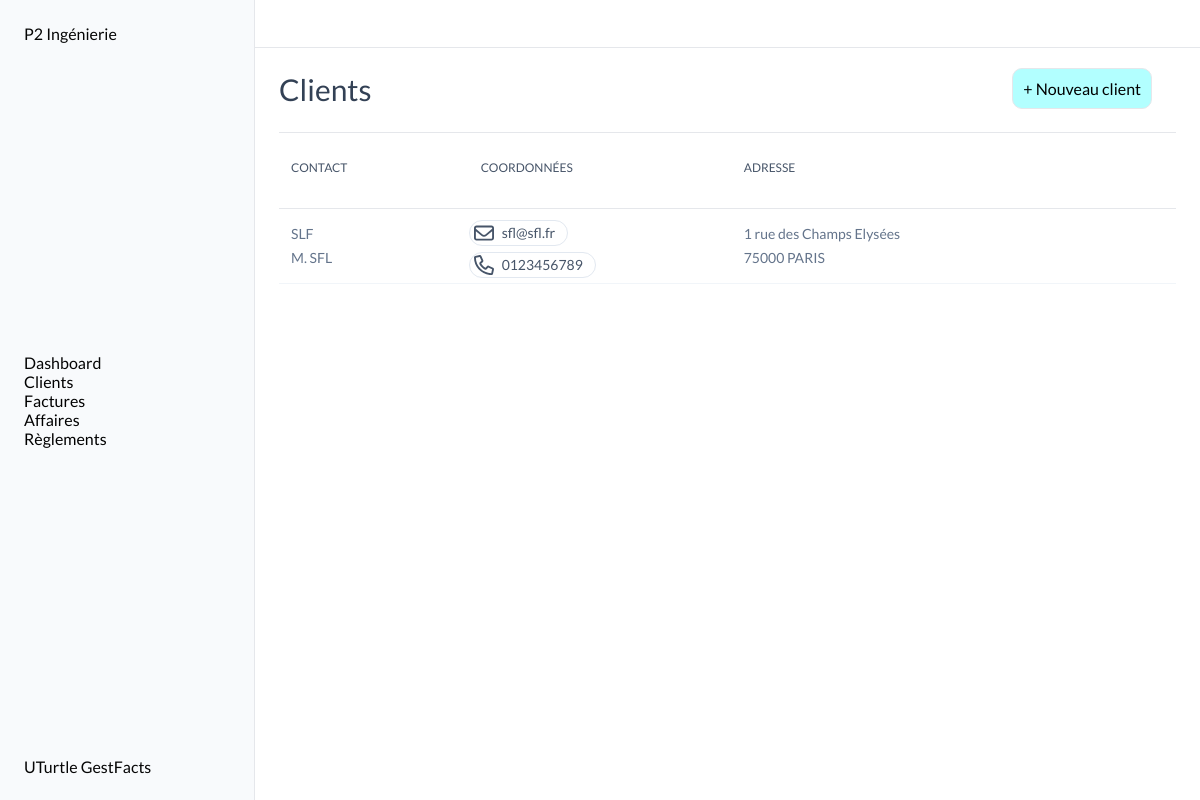
The page /clients/ on the database as committed earlier.
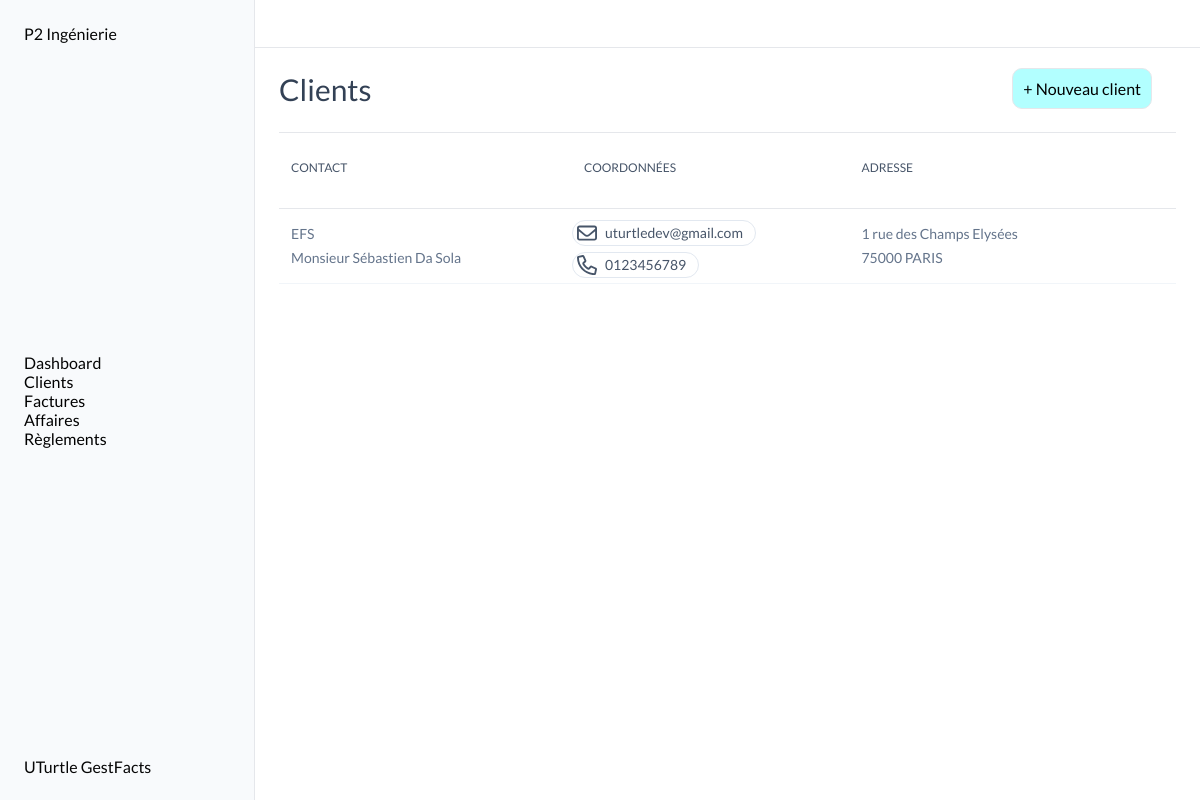
The same page on the database as committed later.
### clients/models.py (models this page shows, shortened)
class Client(models.Model):
    entity_name = models.CharField(max_length=100)
    address = models.CharField(max_length=200, blank=True, null=True)
    zip_code = models.CharField(max_length=5, blank=True, null=True)
    city = models.CharField(max_length=100, blank=True, null=True)
    contact = models.CharField(max_length=100, blank=True, null=True)
    phone_number = models.CharField(max_length=10, blank=True, null=True)
    email = models.EmailField(blank=True, null=True)
    class Meta:
        verbose_name = "Client"
        verbose_name_plural = "Clients"

### clients/views.py (the view)
# urls.py: path('', clients , name="clients"),
def clients(request):
    clients = Client.objects.all()
    sorted_clients = sorted(clients, key=lambda client: client.entity_name.lower())
    return render(request, 'pages/clients/clients.html', context={'clients': sorted_clients})

### templates/pages/clients/clients.html (shortened to what this page needs)
{% extends "base.html" %}
{% block content %}
<div class="title">
    <H2>Clients</H2>
    <div class="title_btn">
        <div class="new"><a href="{% url "clients:create" %}">+ Nouveau client</a></div>
    </div>
</div>
<section class="tableau">
    <table class="table">
        <thead>
            <tr>
                <th>
                    <div class="th-div">
                        <span>CONTACT</span>
                    </div>
                </th>
                <th>
                    <div class="th-div">
                        <span>COORDONNÉES</span>
                    </div>
                </th>
                <th>
                    <div class="th-div">
                        <span>ADRESSE</span>
                    </div>
                </th>
                <th>
                    <div class="th-div">
                    </div>
                </th>
            </tr>
        </thead>
        {% if clients %}
        <tbody>
            {% for client in clients %}
            <tr data-url="{% url 'clients:detail' client.pk %}" class="clickable-row">
                <td clospan="1">
                    <div class="addresse">
                        <p>{{ client.entity_name }}</p>
                        <p>{{ client.contact }}</p>
                    </div>
                </td>
                <td clospan="1">
                    <div>
                        <div>
                            <a href="mailto:uturtledev@gmail.com" target="_blank" class="coordonnees">
                                <span class="span-coordonnees">{{ client.email }}</span>
                            </a>
                        </div>
                        <div class="coordonnees">
                            <span class="span-coordonnees">{{ client.phone_number }}</span>
                        </div>
                    </div>
                </td>
                <td clospan="1">
                    <div class="addresse">
                        <P>{{ client.address }}</P>
                        <P>{{ client.zip_code }} {{ client.city }}</P>
                    </div>
                </td>
                <td clospan="1">
                </td>
            </tr>
            {% endfor %}
        </tbody>
        {% endif %}
    </table>
</section>
{% endblock content %}

Rows that differ between the two databases and show on the page:
removed Client: entity_name "SLF", contact "M. SFL", email "sfl@sfl.fr", phone_number "0123456789", address "1 rue des Champs Elysées", zip_code "75000", city "PARIS"
added Client: entity_name "EFS", contact "Monsieur Sébastien Da Sola", email "uturtledev@gmail.com", phone_number "0123456789", address "1 rue des Champs Elysées", zip_code "75000", city "PARIS"
